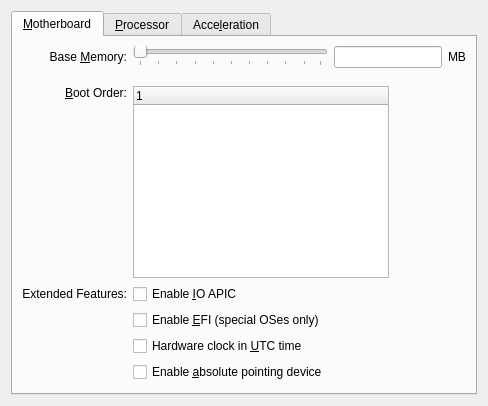
<?xml version="1.0" encoding="UTF-8"?>
<ui version="4.0">
 <comment>
 VBox frontends: Qt4 GUI (&quot;VirtualBox&quot;):

     Copyright (C) 2008 Oracle Corporation

     This file is part of VirtualBox Open Source Edition (OSE), as
     available from http://www.virtualbox.org. This file is free software;
     you can redistribute it and/or modify it under the terms of the GNU
     General Public License (GPL) as published by the Free Software
     Foundation, in version 2 as it comes in the "COPYING" file of the
     VirtualBox OSE distribution. VirtualBox OSE is distributed in the
     hope that it will be useful, but WITHOUT ANY WARRANTY of any kind.
 </comment>
 <class>VBoxVMSettingsSystem</class>
 <widget class="QWidget" name="VBoxVMSettingsSystem">
  <property name="geometry">
   <rect>
    <x>0</x>
    <y>0</y>
    <width>461</width>
    <height>378</height>
   </rect>
  </property>
  <layout class="QVBoxLayout" name="mLtMain">
   <item>
    <widget class="QTabWidget" name="mTwSystem">
     <property name="currentIndex">
      <number>0</number>
     </property>
     <widget class="QWidget" name="mTabMotherboard">
      <attribute name="title">
       <string>&amp;Motherboard</string>
      </attribute>
      <layout class="QGridLayout" name="mLtMotherboard">
       <item row="0" column="0">
        <widget class="QLabel" name="mLbMemory">
         <property name="sizePolicy">
          <sizepolicy hsizetype="Minimum" vsizetype="Fixed">
           <horstretch>0</horstretch>
           <verstretch>0</verstretch>
          </sizepolicy>
         </property>
         <property name="text">
          <string>Base &amp;Memory:</string>
         </property>
         <property name="alignment">
          <set>Qt::AlignRight|Qt::AlignTrailing|Qt::AlignVCenter</set>
         </property>
         <property name="buddy">
          <cstring>mLeMemory</cstring>
         </property>
        </widget>
       </item>
       <item row="0" column="1" rowspan="2">
        <layout class="QVBoxLayout" name="mLtMemorySlider">
         <property name="spacing">
          <number>0</number>
         </property>
         <item>
          <widget class="VBoxGuestRAMSlider" name="mSlMemory">
           <property name="whatsThis">
            <string>Controls the amount of memory provided to the virtual machine. If you assign too much, the machine might not start.</string>
           </property>
           <property name="orientation">
            <enum>Qt::Horizontal</enum>
           </property>
           <property name="tickPosition">
            <enum>QSlider::TicksBelow</enum>
           </property>
          </widget>
         </item>
         <item>
          <layout class="QHBoxLayout" name="mLtMemoryLegend">
           <property name="spacing">
            <number>0</number>
           </property>
           <item>
            <widget class="QLabel" name="mLbMemoryMin">
             <property name="sizePolicy">
              <sizepolicy hsizetype="Fixed" vsizetype="Fixed">
               <horstretch>0</horstretch>
               <verstretch>0</verstretch>
              </sizepolicy>
             </property>
            </widget>
           </item>
           <item>
            <spacer name="mSpHor1">
             <property name="orientation">
              <enum>Qt::Horizontal</enum>
             </property>
             <property name="sizeHint" stdset="0">
              <size>
               <width>0</width>
               <height>0</height>
              </size>
             </property>
            </spacer>
           </item>
           <item>
            <widget class="QLabel" name="mLbMemoryMax">
             <property name="sizePolicy">
              <sizepolicy hsizetype="Fixed" vsizetype="Fixed">
               <horstretch>0</horstretch>
               <verstretch>0</verstretch>
              </sizepolicy>
             </property>
             <property name="alignment">
              <set>Qt::AlignRight|Qt::AlignTrailing|Qt::AlignVCenter</set>
             </property>
            </widget>
           </item>
          </layout>
         </item>
        </layout>
       </item>
       <item row="0" column="2">
        <layout class="QHBoxLayout" name="mLtMemoryUnits">
         <item>
          <widget class="QILineEdit" name="mLeMemory">
           <property name="sizePolicy">
            <sizepolicy hsizetype="Minimum" vsizetype="Fixed">
             <horstretch>0</horstretch>
             <verstretch>0</verstretch>
            </sizepolicy>
           </property>
           <property name="whatsThis">
            <string>Controls the amount of memory provided to the virtual machine. If you assign too much, the machine might not start.</string>
           </property>
          </widget>
         </item>
         <item>
          <widget class="QLabel" name="mLbMemoryUnit">
           <property name="sizePolicy">
            <sizepolicy hsizetype="Fixed" vsizetype="Fixed">
             <horstretch>0</horstretch>
             <verstretch>0</verstretch>
            </sizepolicy>
           </property>
           <property name="text">
            <string>MB</string>
           </property>
          </widget>
         </item>
        </layout>
       </item>
       <item row="2" column="0">
        <widget class="QLabel" name="mLbBootOrder">
         <property name="sizePolicy">
          <sizepolicy hsizetype="Minimum" vsizetype="Fixed">
           <horstretch>0</horstretch>
           <verstretch>0</verstretch>
          </sizepolicy>
         </property>
         <property name="text">
          <string>&amp;Boot Order:</string>
         </property>
         <property name="alignment">
          <set>Qt::AlignRight|Qt::AlignTrailing|Qt::AlignVCenter</set>
         </property>
         <property name="buddy">
          <cstring>mTwBootOrder</cstring>
         </property>
        </widget>
       </item>
       <item row="2" column="1" rowspan="2" colspan="2">
        <layout class="QHBoxLayout" name="mLtBootOrder">
         <property name="spacing">
          <number>1</number>
         </property>
         <item>
          <widget class="VBoxBootTable" name="mTwBootOrder">
           <property name="sizePolicy">
            <sizepolicy hsizetype="Fixed" vsizetype="Fixed">
             <horstretch>0</horstretch>
             <verstretch>0</verstretch>
            </sizepolicy>
           </property>
           <property name="whatsThis">
            <string>Defines the boot device order. Use the checkboxes on the left to enable or disable individual boot devices. Move items up and down to change the device order.</string>
           </property>
           <property name="verticalScrollBarPolicy">
            <enum>Qt::ScrollBarAlwaysOff</enum>
           </property>
           <property name="horizontalScrollBarPolicy">
            <enum>Qt::ScrollBarAlwaysOff</enum>
           </property>
           <property name="alternatingRowColors">
            <bool>true</bool>
           </property>
           <property name="rootIsDecorated">
            <bool>false</bool>
           </property>
           <property name="uniformRowHeights">
            <bool>true</bool>
           </property>
           <column>
            <property name="text">
             <string/>
            </property>
           </column>
          </widget>
         </item>
         <item>
          <layout class="QVBoxLayout" name="mLtBootOrderButtons">
           <property name="spacing">
            <number>0</number>
           </property>
           <item>
            <widget class="QIToolButton" name="mTbBootItemUp">
             <property name="enabled">
              <bool>false</bool>
             </property>
             <property name="focusPolicy">
              <enum>Qt::StrongFocus</enum>
             </property>
             <property name="toolTip">
              <string>Move Up (Ctrl-Up)</string>
             </property>
             <property name="whatsThis">
              <string>Moves the selected boot device up.</string>
             </property>
             <property name="text">
              <string/>
             </property>
             <property name="icon">
              <iconset>
               <normaloff>../images/list_moveup_16px.png</normaloff>../images/list_moveup_16px.png</iconset>
             </property>
             <property name="autoRaise">
              <bool>true</bool>
             </property>
            </widget>
           </item>
           <item>
            <widget class="QIToolButton" name="mTbBootItemDown">
             <property name="enabled">
              <bool>false</bool>
             </property>
             <property name="focusPolicy">
              <enum>Qt::StrongFocus</enum>
             </property>
             <property name="toolTip">
              <string>Move Down (Ctrl-Down)</string>
             </property>
             <property name="whatsThis">
              <string>Moves the selected boot device down.</string>
             </property>
             <property name="text">
              <string/>
             </property>
             <property name="icon">
              <iconset>
               <normaloff>../images/list_movedown_16px.png</normaloff>../images/list_movedown_16px.png</iconset>
             </property>
             <property name="autoRaise">
              <bool>true</bool>
             </property>
            </widget>
           </item>
           <item>
            <spacer name="mSpVer2">
             <property name="orientation">
              <enum>Qt::Vertical</enum>
             </property>
             <property name="sizeHint" stdset="0">
              <size>
               <width>0</width>
               <height>0</height>
              </size>
             </property>
            </spacer>
           </item>
          </layout>
         </item>
         <item>
          <spacer name="mSpHor2">
           <property name="orientation">
            <enum>Qt::Horizontal</enum>
           </property>
           <property name="sizeHint" stdset="0">
            <size>
             <width>0</width>
             <height>0</height>
            </size>
           </property>
          </spacer>
         </item>
        </layout>
       </item>
       <item row="4" column="0">
        <widget class="QLabel" name="mLbMotherboardExtended">
         <property name="sizePolicy">
          <sizepolicy hsizetype="Minimum" vsizetype="Fixed">
           <horstretch>0</horstretch>
           <verstretch>0</verstretch>
          </sizepolicy>
         </property>
         <property name="text">
          <string>Extended Features:</string>
         </property>
         <property name="alignment">
          <set>Qt::AlignRight|Qt::AlignTrailing|Qt::AlignVCenter</set>
         </property>
        </widget>
       </item>
       <item row="4" column="1" colspan="2">
        <widget class="QCheckBox" name="mCbApic">
         <property name="sizePolicy">
          <sizepolicy hsizetype="Expanding" vsizetype="Fixed">
           <horstretch>0</horstretch>
           <verstretch>0</verstretch>
          </sizepolicy>
         </property>
         <property name="whatsThis">
          <string>When checked, the virtual machine will support the Input Output APIC (IO APIC), which may slightly decrease performance. &lt;b&gt;Note:&lt;/b&gt; don't disable this feature after having installed a Windows guest operating system!</string>
         </property>
         <property name="text">
          <string>Enable &amp;IO APIC</string>
         </property>
        </widget>
       </item>
       <item row="5" column="1" colspan="2">
        <widget class="QCheckBox" name="mCbEFI">
         <property name="sizePolicy">
          <sizepolicy hsizetype="Expanding" vsizetype="Fixed">
           <horstretch>0</horstretch>
           <verstretch>0</verstretch>
          </sizepolicy>
         </property>
         <property name="whatsThis">
          <string>When checked, the guest will support the Extended Firmware Interface (EFI), which is required to boot certain guest OSes. Non-EFI aware OSes will not be able to boot if this option is activated.</string>
         </property>
         <property name="text">
          <string>Enable &amp;EFI (special OSes only)</string>
         </property>
        </widget>
       </item>
       <item row="6" column="1" >
        <widget class="QCheckBox" name="mCbTCUseUTC" >
         <property name="sizePolicy" >
          <sizepolicy vsizetype="Fixed" hsizetype="MinimumExpanding" >
           <horstretch>0</horstretch>
           <verstretch>0</verstretch>
           </sizepolicy>
         </property>
         <property name="whatsThis" >
          <string>If checked, the RTC device will report the time in UTC, otherwise in local (host) time. Unix usually expects the hardware clock to be set to UTC.</string>
         </property>
         <property name="text" >
          <string>Hardware clock in &amp;UTC time</string>
         </property>
        </widget>
       </item>
       <item row="7" column="1" >
        <widget class="QCheckBox" name="mCbUseAbsHID" >
         <property name="sizePolicy" >
          <sizepolicy vsizetype="Fixed" hsizetype="MinimumExpanding" >
           <horstretch>0</horstretch>
           <verstretch>0</verstretch>
           </sizepolicy>
         </property>
         <property name="whatsThis" >
          <string>If checked, an absolute pointing device (a USB tablet) will be supported. Otherwise, only a standard PS/2 mouse will be emulated.</string>
         </property>
         <property name="text" >
          <string>Enable &amp;absolute pointing device</string>
         </property>
        </widget>
       </item>
       <item row="8" column="0" colspan="3">
        <spacer name="mSpVer1">
         <property name="orientation">
          <enum>Qt::Vertical</enum>
         </property>
         <property name="sizeHint" stdset="0">
          <size>
           <width>0</width>
           <height>0</height>
          </size>
         </property>
        </spacer>
       </item>
      </layout>
     </widget>
     <widget class="QWidget" name="mTabProcessor">
      <attribute name="title">
       <string>&amp;Processor</string>
      </attribute>
      <layout class="QGridLayout" name="mLtProcessor">
       <item row="0" column="0">
        <widget class="QLabel" name="mLbCPU">
         <property name="sizePolicy">
          <sizepolicy hsizetype="Minimum" vsizetype="Fixed">
           <horstretch>0</horstretch>
           <verstretch>0</verstretch>
          </sizepolicy>
         </property>
         <property name="text">
          <string>&amp;Processor(s):</string>
         </property>
         <property name="alignment">
          <set>Qt::AlignRight|Qt::AlignTrailing|Qt::AlignVCenter</set>
         </property>
         <property name="buddy">
          <cstring>mLeCPU</cstring>
         </property>
        </widget>
       </item>
       <item row="0" column="1" rowspan="2">
        <layout class="QVBoxLayout" name="mLtCPUSlider">
         <property name="spacing">
          <number>0</number>
         </property>
         <item>
          <widget class="QIAdvancedSlider" name="mSlCPU">
           <property name="whatsThis">
            <string>Controls the number of virtual CPUs in the virtual machine. You need hardware virtualization support on your host system to use more than one virtual CPU.</string>
           </property>
           <property name="maximum">
            <number>4096</number>
           </property>
           <property name="singleStep">
            <number>200</number>
           </property>
           <property name="value">
            <number>512</number>
           </property>
           <property name="orientation">
            <enum>Qt::Horizontal</enum>
           </property>
           <property name="tickPosition">
            <enum>QSlider::TicksBelow</enum>
           </property>
          </widget>
         </item>
         <item>
          <layout class="QHBoxLayout" name="mLtCPULegend">
           <property name="spacing">
            <number>0</number>
           </property>
           <item>
            <widget class="QLabel" name="mLbCPUMin">
             <property name="sizePolicy">
              <sizepolicy hsizetype="Fixed" vsizetype="Fixed">
               <horstretch>0</horstretch>
               <verstretch>0</verstretch>
              </sizepolicy>
             </property>
            </widget>
           </item>
           <item>
            <spacer name="mSpHor4">
             <property name="orientation">
              <enum>Qt::Horizontal</enum>
             </property>
             <property name="sizeHint" stdset="0">
              <size>
               <width>0</width>
               <height>0</height>
              </size>
             </property>
            </spacer>
           </item>
           <item>
            <widget class="QLabel" name="mLbCPUMax">
             <property name="sizePolicy">
              <sizepolicy hsizetype="Fixed" vsizetype="Fixed">
               <horstretch>0</horstretch>
               <verstretch>0</verstretch>
              </sizepolicy>
             </property>
             <property name="alignment">
              <set>Qt::AlignRight|Qt::AlignTrailing|Qt::AlignVCenter</set>
             </property>
            </widget>
           </item>
          </layout>
         </item>
        </layout>
       </item>
       <item row="0" column="2">
        <widget class="QILineEdit" name="mLeCPU">
         <property name="sizePolicy">
          <sizepolicy hsizetype="Minimum" vsizetype="Fixed">
           <horstretch>0</horstretch>
           <verstretch>0</verstretch>
          </sizepolicy>
         </property>
         <property name="whatsThis">
          <string>Controls the number of virtual CPUs in the virtual machine. You need hardware virtualization support on your host system to use more than one virtual CPU.</string>
         </property>
        </widget>
       </item>
       <item row="2" column="0">
        <widget class="QLabel" name="mLbProcessorExtended">
         <property name="text">
          <string>Extended Features:</string>
         </property>
         <property name="alignment">
          <set>Qt::AlignRight|Qt::AlignTrailing|Qt::AlignVCenter</set>
         </property>
        </widget>
       </item>
       <item row="2" column="1" colspan="2">
        <widget class="QCheckBox" name="mCbPae">
         <property name="sizePolicy">
          <sizepolicy hsizetype="MinimumExpanding" vsizetype="Fixed">
           <horstretch>0</horstretch>
           <verstretch>0</verstretch>
          </sizepolicy>
         </property>
         <property name="whatsThis">
          <string>When checked, the Physical Address Extension (PAE) feature of the host CPU will be exposed to the virtual machine.</string>
         </property>
         <property name="text">
          <string>Enable PA&amp;E/NX</string>
         </property>
        </widget>
       </item>
       <item row="3" column="0" colspan="3">
        <spacer name="mSpVer3">
         <property name="orientation">
          <enum>Qt::Vertical</enum>
         </property>
         <property name="sizeHint" stdset="0">
          <size>
           <width>0</width>
           <height>0</height>
          </size>
         </property>
        </spacer>
       </item>
      </layout>
     </widget>
     <widget class="QWidget" name="mTabAcceleration">
      <attribute name="title">
       <string>Acce&amp;leration</string>
      </attribute>
      <layout class="QGridLayout" name="mLtAcceleration">
       <item row="0" column="0">
        <widget class="QLabel" name="mLbVirt">
         <property name="text">
          <string>Hardware Virtualization:</string>
         </property>
        </widget>
       </item>
       <item row="0" column="1">
        <widget class="QCheckBox" name="mCbVirt">
         <property name="sizePolicy">
          <sizepolicy hsizetype="MinimumExpanding" vsizetype="Fixed">
           <horstretch>0</horstretch>
           <verstretch>0</verstretch>
          </sizepolicy>
         </property>
         <property name="whatsThis">
          <string>When checked, the virtual machine will try to make use of the host CPU's hardware virtualization extensions such as Intel VT-x and AMD-V.</string>
         </property>
         <property name="text">
          <string>Enable &amp;VT-x/AMD-V</string>
         </property>
         <property name="checked">
          <bool>true</bool>
         </property>
        </widget>
       </item>
       <item row="1" column="1">
        <widget class="QCheckBox" name="mCbNestedPaging">
         <property name="sizePolicy">
          <sizepolicy hsizetype="MinimumExpanding" vsizetype="Fixed">
           <horstretch>0</horstretch>
           <verstretch>0</verstretch>
          </sizepolicy>
         </property>
         <property name="whatsThis">
          <string>When checked, the virtual machine will try to make use of the nested paging extension of Intel VT-x and AMD-V.</string>
         </property>
         <property name="text">
          <string>Enable Nested Pa&amp;ging</string>
         </property>
         <property name="checked">
          <bool>true</bool>
         </property>
        </widget>
       </item>
       <item row="2" column="0" colspan="2">
        <spacer name="verticalSpacer">
         <property name="orientation">
          <enum>Qt::Vertical</enum>
         </property>
         <property name="sizeHint" stdset="0">
          <size>
           <width>20</width>
           <height>40</height>
          </size>
         </property>
        </spacer>
       </item>
      </layout>
     </widget>
    </widget>
   </item>
  </layout>
 </widget>
 <customwidgets>
  <customwidget>
   <class>VBoxBootTable</class>
   <extends>QTreeWidget</extends>
   <header>VBoxBootTable.h</header>
  </customwidget>
  <customwidget>
   <class>QILineEdit</class>
   <extends>QLineEdit</extends>
   <header>QILineEdit.h</header>
  </customwidget>
  <customwidget>
   <class>QIAdvancedSlider</class>
   <extends>QSlider</extends>
   <header>QIAdvancedSlider.h</header>
  </customwidget>
  <customwidget>
   <class>VBoxGuestRAMSlider</class>
   <extends>QIAdvancedSlider</extends>
   <header>VBoxGuestRAMSlider.h</header>
  </customwidget>
  <customwidget>
   <class>QIToolButton</class>
   <extends>QToolButton</extends>
   <header>QIToolButton.h</header>
  </customwidget>
 </customwidgets>
 <resources/>
 <connections>
  <connection>
   <sender>mCbVirt</sender>
   <signal>toggled(bool)</signal>
   <receiver>mCbNestedPaging</receiver>
   <slot>setEnabled(bool)</slot>
   <hints>
    <hint type="sourcelabel">
     <x>195</x>
     <y>50</y>
    </hint>
    <hint type="destinationlabel">
     <x>196</x>
     <y>72</y>
    </hint>
   </hints>
  </connection>
 </connections>
</ui>
